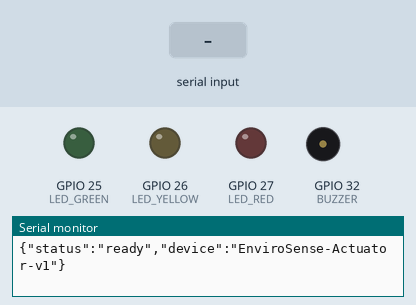
This program was run on a simulated ESP32. Parts: output pins drawn as LEDs (lit = HIGH), buzzer (waves = sounding, pin HIGH), the last lines printed to the serial monitor. Inputs (shaded band) come from the test bench.

Above: at 2.2 s.
2.3 s: "W" received over Serial
At 4.7 s:
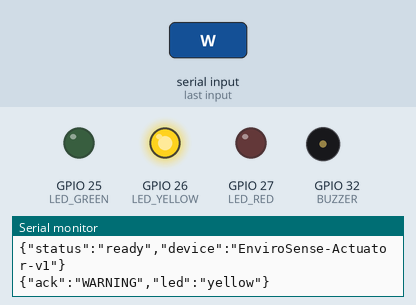
5.3 s: "I" received over Serial
At 5.9 s:
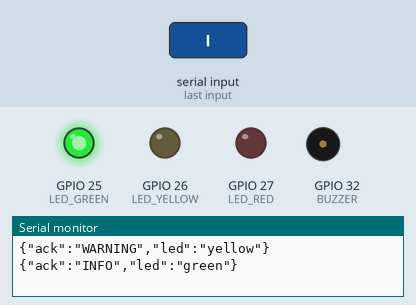
6.8 s: "C" received over Serial
At 9.8 s:
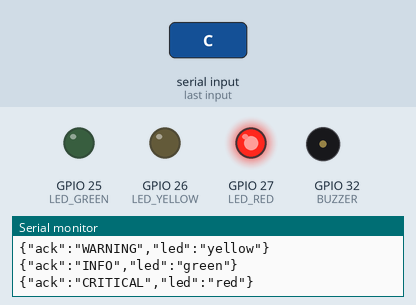
Timing chart, 0 to 11.3 s (numbered marks = the images above; inputs shaded):
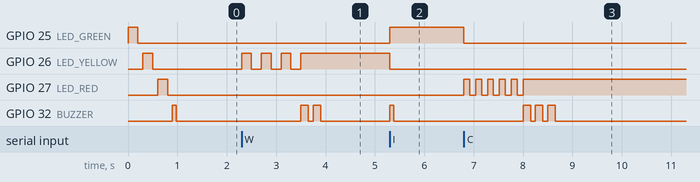

The program:

main.cpp
```cpp
#include <Arduino.h>

#define LED_GREEN   25
#define LED_YELLOW  26
#define LED_RED     27
#define BUZZER      32


void allOff() {
  digitalWrite(LED_GREEN,  LOW);
  digitalWrite(LED_YELLOW, LOW);
  digitalWrite(LED_RED,    LOW);
  digitalWrite(BUZZER,     LOW);
}

void activeBuzzerBeep(int times, int onMs = 150, int offMs = 100) {
  for (int i = 0; i < times; i++) {
    digitalWrite(BUZZER, HIGH);
    delay(onMs);
    digitalWrite(BUZZER, LOW);
    delay(offMs);
  }
}

void blinkLED(int pin, int times, int delayMs) {
  for (int i = 0; i < times; i++) {
    digitalWrite(pin, HIGH); delay(delayMs);
    digitalWrite(pin, LOW);  delay(delayMs);
  }
  digitalWrite(pin, HIGH);
}

void emergencyAlert() {
  for (int i = 0; i < 12; i++) {
    digitalWrite(LED_RED, HIGH);
    digitalWrite(BUZZER,  HIGH);
    delay(100);
    digitalWrite(LED_RED, LOW);
    digitalWrite(BUZZER,  LOW);
    delay(80);
  }
  digitalWrite(LED_RED, HIGH);  // leave red ON
}

void startupSequence() {
  int pins[] = {LED_GREEN, LED_YELLOW, LED_RED};
  for (int pin : pins) {
    digitalWrite(pin, HIGH); delay(200);
    digitalWrite(pin, LOW);  delay(100);
  }
  activeBuzzerBeep(1, 80);
}

void handleCommand(char cmd) {
  allOff();
  switch (cmd) {

    case 'I':
      digitalWrite(LED_GREEN, HIGH);
      activeBuzzerBeep(1, 80);
      Serial.println("{\"ack\":\"INFO\",\"led\":\"green\"}");
      break;

    case 'W':
      blinkLED(LED_YELLOW, 3, 200);
      activeBuzzerBeep(2, 150, 100);
      Serial.println("{\"ack\":\"WARNING\",\"led\":\"yellow\"}");
      break;

    case 'C':
      blinkLED(LED_RED, 5, 120);
      activeBuzzerBeep(3, 150, 100);
      Serial.println("{\"ack\":\"CRITICAL\",\"led\":\"red\"}");
      break;

    case 'E':
      emergencyAlert();
      Serial.println("{\"ack\":\"EMERGENCY\",\"led\":\"red_alarm\"}");
      break;

    case '0':
      allOff();
      Serial.println("{\"ack\":\"CLEAR\"}");
      break;

    default:
      break;
  }
}

void setup() {
  Serial.begin(9600);
  pinMode(LED_GREEN,  OUTPUT);
  pinMode(LED_YELLOW, OUTPUT);
  pinMode(LED_RED,    OUTPUT);
  pinMode(BUZZER,     OUTPUT);

  allOff();
  startupSequence();

  Serial.println("{\"status\":\"ready\",\"device\":\"EnviroSense-Actuator-v1\"}");
}

void loop() {
  if (Serial.available() > 0) {
    char cmd = (char)Serial.read();
    handleCommand(cmd);
  }
}
```

Measured:
- after the input at 2.3 s, GPIO 26 (LED_YELLOW): alternates HIGH for 0.20 s and LOW for 0.20 s, 7 changes in all, then stays HIGH, starting at once; GPIO 32 (BUZZER): alternates HIGH for 0.15 s and LOW for 0.10 s, 4 changes in all, then stays LOW, starting after 1.2 s
- after the input at 5.3 s, GPIO 25 (LED_GREEN): LOW → HIGH at once; GPIO 26 (LED_YELLOW): HIGH → LOW at once; GPIO 32 (BUZZER): LOW → HIGH at once, → LOW 0.08 s later
- after the input at 6.8 s, GPIO 25 (LED_GREEN): HIGH → LOW at once; GPIO 27 (LED_RED): alternates HIGH for 0.12 s and LOW for 0.12 s, 11 changes in all, then stays HIGH, starting at once; GPIO 32 (BUZZER): alternates HIGH for 0.15 s and LOW for 0.10 s, 6 changes in all, then stays LOW, starting after 1.2 s
